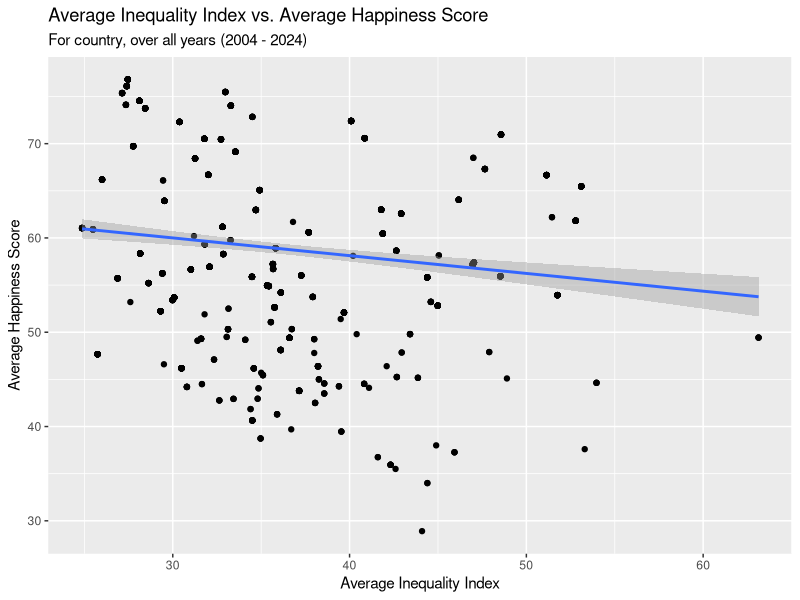

R code for this plot:
## ---- chunk 1
#| message: false
library(tidyverse)
library(ggplot2)
# Read data
ineq <- read_csv("inequality_index_gini.csv")
happ <- read_csv("hapiscore_whr.csv")
## ---- chunk 2
# Pivot longer
ineq_long <- ineq |> 
  pivot_longer(cols = -country,
               names_to = "year",
               values_to = "inequality_score") |> 
  mutate(year = as.integer(year))

happ_long <- happ |> 
  pivot_longer(cols = -country,
               names_to = "year",
               values_to = "happ_score") |> 
  mutate(year = as.integer(year))

# Join datasets - happiness starts at 2004 whereas ineq starts at 1963,
# so only keep observations from 2004 onward
gapminder_clean <- left_join(happ_long, ineq_long, by = c("country", "year"))

# Optional: drop rows with missing data
gapminder_clean <- gapminder_clean |> 
  drop_na()

## ---- chunk 3
gapminder_clean |> 
  group_by(country) |> 
  mutate(avg_happ = mean(happ_score),
         avg_ineq = mean(inequality_score)) |> 
  ggplot(aes(x = avg_ineq, y = avg_happ)) +
  geom_jitter() +
  geom_smooth(method = "lm") +
  labs(x = "Average Inequality Index",
       y = "Average Happiness Score",
       title = "Average Inequality Index vs. Average Happiness Score",
       subtitle = "For country, over all years (2004 - 2024)")
